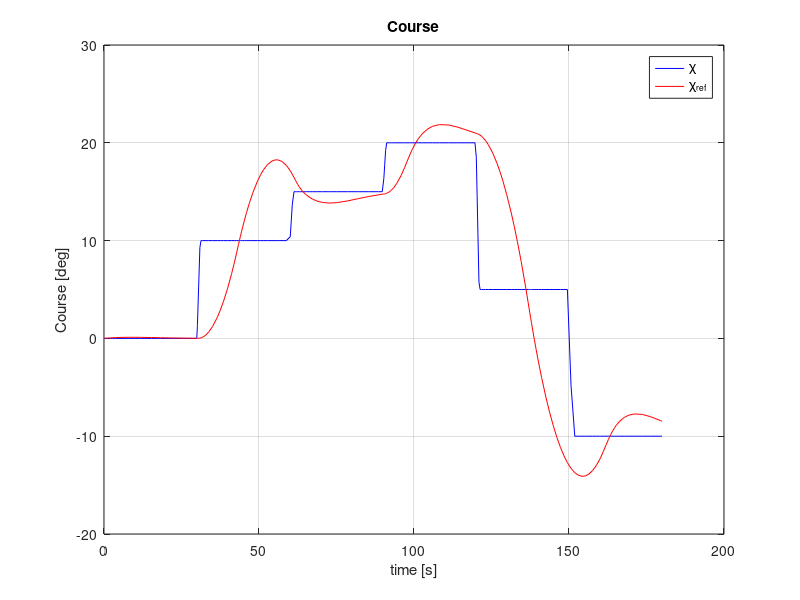
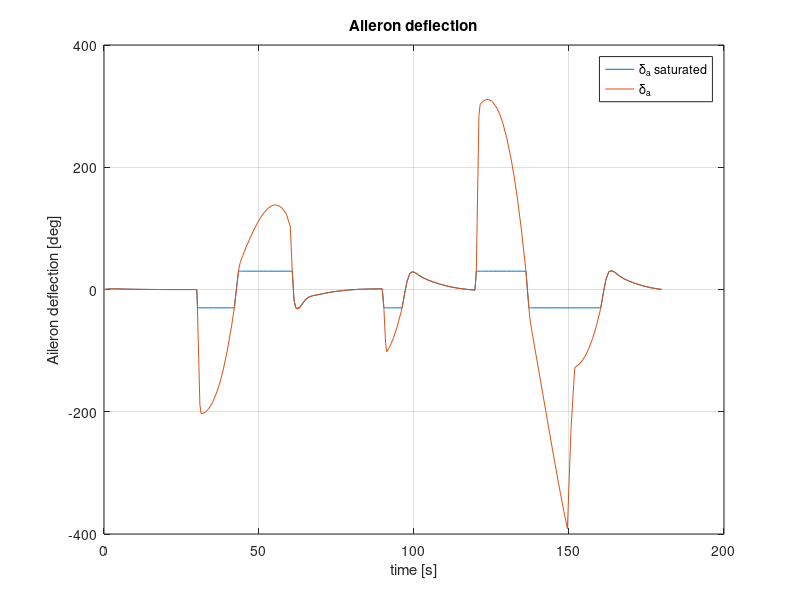

The MATLAB source for these figures, in order:

%% plots for 2e

m = load('measurements_2e.mat');

t = m.measurements(1,:);
chi_ref = m.measurements(2,:);
chi = m.measurements(3,:);
delta_a = m.measurements(4,:);
delta_a_u = m.measurements(5,:);

figure(1)
plot(t,chi_ref,'b');
hold on
plot(t,chi,'r');
grid on;
legend('\chi','\chi_{ref}');
title('Course');
xlabel('time [s]'); 
ylabel('Course [deg]'); 
saveas(gcf,'./figures/chi.pdf')
hold off

figure(2)
plot(t,delta_a);
hold on
plot(t,delta_a_u);
grid on;
legend('\delta_a saturated','\delta_a');
title('Aileron deflection');
xlabel('time [s]'); 
ylabel('Aileron deflection [deg]'); 
saveas(gcf,'./figures/aileron.pdf')